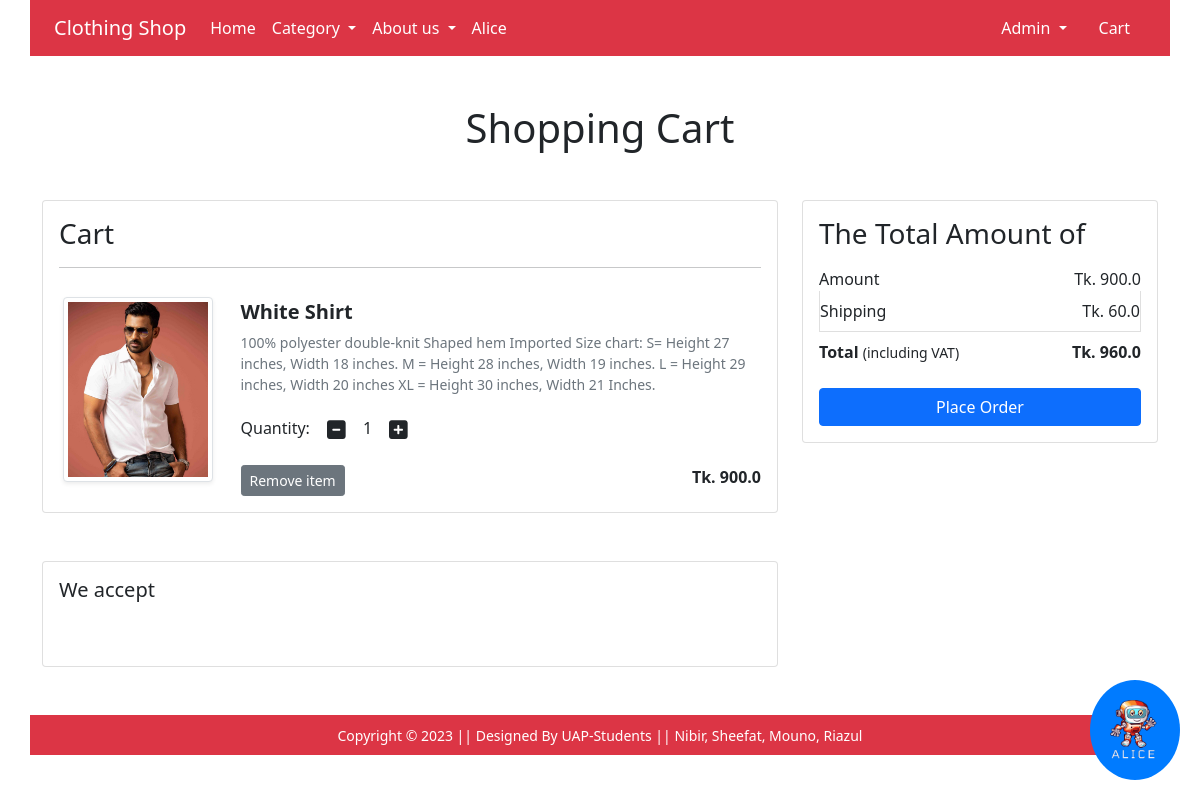
The app's page /cart/ (signed in) with its own data.
### app/models.py (models this page shows, shortened)
class Cart(models.Model):
    user = models.ForeignKey(User, on_delete=models.CASCADE)
    product = models.ForeignKey(Product, on_delete=models.CASCADE)
    quantity = models.PositiveIntegerField(default=1)

class Product(models.Model):
    title = models.CharField(max_length=100)
    selling_price = models.FloatField()
    discounted_price = models.FloatField()
    description = models.TextField(default='null')
    category = models.CharField(choices=CATEGORY_CHOICES, max_length=2)
    p_image = models.ImageField(upload_to='product_img')

### app/views.py (the view)
# urls.py: path('cart/', views.show_cart, name='showcart'),
@login_required
def show_cart(request):
 if request.user.is_authenticated:
  user = request.user
  cart = Cart.objects.filter(user=user)
  amount = 0.0
  shiiping_amount = 60.0
  total_amount = 0.0
  cart_product = [p for p in Cart.objects.all() if p.user == user]
  if cart_product:
   for p in cart_product:
    tempamount = (p.quantity * p.product.discounted_price)
    amount += tempamount
    total_amount = amount + shiiping_amount
   return render(request, 'app/addtocart.html', {'cart': cart, 'totalamount': total_amount, 'amount': amount, 'shipingamount': shiiping_amount})
  else:
   return render(request, 'app/emptycart.html')

### app/templates/app/addtocart.html (shortened to what this page needs)
{% extends 'app/base.html' %}
{% load static %}
{% block main-content %}
<div class="container my-5">
 <div class="row">
  <h1 class="text-center mb-5">Shopping Cart</h1>
  <div class="col-sm-8">
  <div class="card">
   <div class="card-body">
    <h3>Cart</h3>
    {% for c in cart %}
    <hr>
    <div class="row">
     <div class="col-sm-3 text-center align-self-center"><img src="{{c.product.p_image.url}}" alt="" srcset="" class="img-fluid img-thumbnail shadow-sm" height="150" width="150"> </div>
     <div class="col-sm-9">
      <div>
       <h5 class="mt-3 fw-bold">{{c.product.title}}</h5>
       <p class="mb-2 text-muted small ">{{c.product.description}}</p>
       <div class="my-3">
        <label for="quantity">Quantity:</label>
        <a class="minus-cart btn" pid="{{c.product.id}}"><i class="fas fa-minus-square fa-lg"></i></a>
          <span id="quantity">{{c.quantity}}</span>
        <a class="plus-cart btn" pid="{{c.product.id}}"><i class="fas fa-plus-square fa-lg"></i></a>
       </div>
       <div class="d-flex justify-content-between">
        <a href="#" class="btn btn-sm btn-secondary mr-3 remove-cart" pid="{{c.product.id}}">Remove item </a>
        <p class="mb-0"><span><strong>Tk. {{c.product.discounted_price}}</strong></span></p>
       </div>
      </div>
     </div>
    </div>
    {% endfor %}
   </div>
   </div>
  </div>
  <div class="col-sm-4">
   <div class="card">
    <div class="card-body">
      <h3>The Total Amount of</h3>
      <ul class="list-group">
       <li class="list-group-item d-flex justify-content-between align-items-center border-0 px-0 pb-0">Amount<span>Tk. <span id="amount">{{amount}}</span></span></li>
       <li class="list-group-item d-flex justify-content-between align-items-center px-0">Shipping<span>Tk. {{shipingamount}}</span></li>
       <li class="list-group-item d-flex justify-content-between align-items-center border-0 px-0 mb-3">
        <div>
           <strong>Total</strong> <small>(including VAT)</small>
         </div>
         <span><strong>Tk. <strong id="totalamount">{{totalamount}}</strong></strong></span>
       </li>
      </ul>
      <div class="d-grid"><a href="{% url 'checkout' %}" class="btn btn-primary">Place Order</a></div>
    </div>
   </div>
  </div>
 </div>
</div>
<div class="container">
 <div class="row">
  <div class="col-sm-8">
   <div class="card">
    <div class="card-body">
      <h5 class="mb-4">We accept</h5>
    </div>
  </div>
  </div>
 </div>
</div>
{% endblock main-content %}

### app/templates/app/base.html (shortened to what this page needs)
<!doctype html>
{% load static %}
<html lang="en">
<head>
  <link href="https://cdn.jsdelivr.net/npm/bootstrap@5.0.0-beta1/dist/css/bootstrap.min.css" rel="stylesheet"
>
  <link rel="stylesheet" href="{% static 'app/css/owl.carousel.min.css' %}">
  <link rel="stylesheet" href="{% static 'app/css/all.min.css' %}">
  <link rel="stylesheet" href="{% static 'app/css/style.css' %}">
</head>
<body>
  <nav class=" container navbar navbar-expand-lg navbar-dark bg-danger">
    <div class="container">
      <a class="navbar-brand" href="/">Clothing Shop</a>
      <div class="collapse navbar-collapse" id="navbarSupportedContent">
        <ul class="navbar-nav me-auto mb-2 mb-lg-0">
          <li class="nav-item">
            <a class="nav-link active" aria-current="page" href="/">Home</a>
          </li>
          <li class="nav-item dropdown">
            <a class="nav-link dropdown-toggle text-white" href="#" id="electronicsDropdown" role="button"
              data-bs-toggle="dropdown" aria-expanded="false">
              Category
            </a>
          </li>
          <li class="nav-item dropdown">
            <a class="nav-link dropdown-toggle text-white" href="#" id="fashionDropdown" role="button"
              data-bs-toggle="dropdown" aria-expanded="false">
              About us
            </a>
          </li>
          <li class="nav-item">
            <a class="nav-link active" aria-current="page" href="{% url 'chatbot' %}">Alice</a>
          </li>
        </ul>
        <div>
          <ul class="navbar-nav me-auto mb-2 mb-lg-0">
            {% if request.user.is_authenticated%}
            <li class="nav-item dropdown mx-2">
              <a class="nav-link dropdown-toggle text-white" href="#" id="profileDropdown" role="button"
                data-bs-toggle="dropdown" aria-expanded="false">
                <span class="text-capitalize">
                  {{ request.user.username }}
                </span>
              </a>
            </li>
            <li class="nav-item mx-2">
              <a href="{% url 'showcart' %}" class="nav-link text-white"> Cart </a>
            </li>
            {% endif %}
          </ul>
        </div>
      </div>
    </div>
  </nav>
  <a href="http://127.0.0.1:8000/chatbot/" id="floating-button">
    <img src="{% static 'app/images/banner/logo2.png' %}" alt="Logo">
  </a>
  {% block main-content %} {% endblock main-content %}
  <footer class="container bg-danger text-center p-2 mt-5">
    <small class="text-white">Copyright &copy; 2023 || Designed By UAP-Students || </small>
    <small class="text-white">Nibir, Sheefat, Mouno, Riazul </small>
  </footer>
</body>
</html>

### app/templates/app/base.html (style rules this page uses)
#floating-button { position: fixed; bottom: 20px; right: 20px; background-color: #007BFF; color: #fff; border: none; border-radius: 50%; padding:20px 20px; cursor: pointer; z-index: 999; }
#floating-button img { width: 50px; height: 60px; }

### records on screen
Cart: product.p_image (picture), product "White Shirt", product.description "100% polyester double-knit Shaped hem Imported Size chart: S= Height 27 inches, Width 18 inches. M = Height 28 inches, Width 19 inches. L = Height 29 inches, Width 20 inches XL = Height 30 inches, Width 21 Inches.", quantity "1", product.discounted_price "900.0"

### other values on screen
{{ request.user.username }} "Admin"
{{ amount }} "900.0"
{{ shipingamount }} "60.0"
{{ totalamount }} "960.0"
